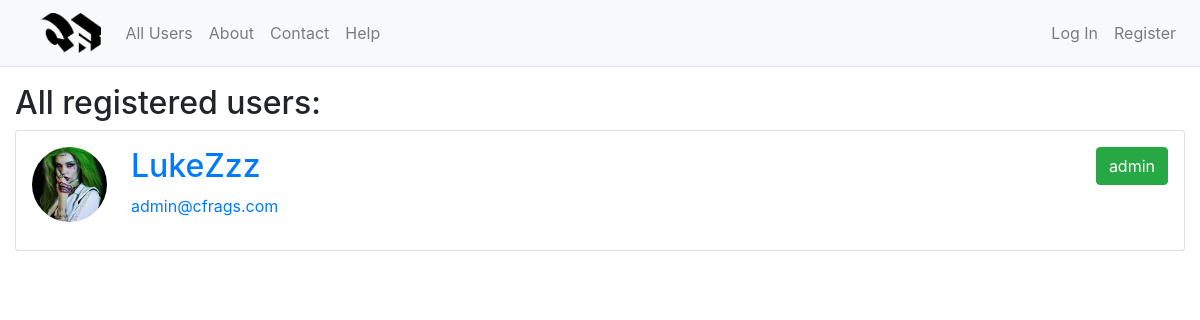
The app's page /allusers, older data.
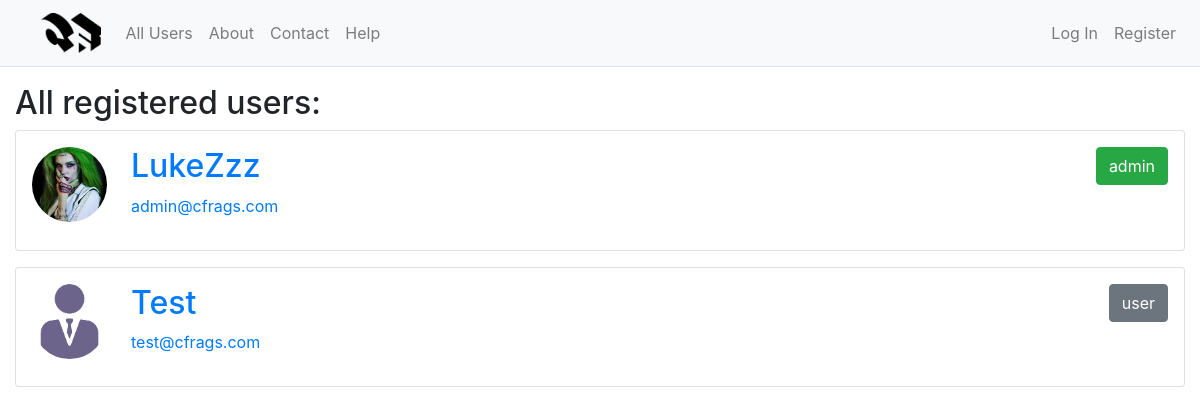
The same page, newer data.
### website/models.py (models this page shows, shortened)
class User(db.Model, UserMixin):
    id = db.Column(db.Integer, primary_key=True)
    username = db.Column(db.String(20), unique=True, nullable=False)
    email = db.Column(db.String(120), unique=True, nullable=False)
    image_file = db.Column(db.String(20), nullable=False, default='default.jpg')
    password = db.Column(db.String(60), nullable=False)
    posts = db.relationship('Post', backref='author', lazy=True)
    liked_comments = db.relationship('CommentLike', backref='user', lazy=True)
    liked_posts = db.relationship('PostLike', backref='user', lazy=True)

### website/users/routes.py (the view)
@users.route("/allusers")
def all_users():
    users = User.query.all()
    if users:
        return render_template("users.html", users=users)
    else:
        flash('There are no users registered!', 'warning')
        return redirect(url_for('main.home'))

### website/templates/users.html (shortened to what this page needs)
{% extends "layout.html" %}
{% block content %}
<div class="col-12">
  <h2>All registered users:</h2>
  {% for user in users %}
	<div class="card w-100 mb-3 p-3">
      <div class="media">
        <img style="height:75px;width:75px;object-fit:cover;" class="rounded-circle account-img mr-4" src="{{ url_for('static', filename='profile_pics/' + user.image_file) }}">
        <div class="media-body h-100">
          <h2 class="account-heading"><a href="{{ url_for('users.user', username=user.username) }}">{{ user.username }}</a></h2>
          <p class="text-secondary">
            <a href="mailto:user.email">{{ user.email }}</a>
          </p>
        </div>
		{% if user.id == 1%}
			<div class="btn btn-success">admin</div>
		{% else %}
			<div class="btn btn-secondary ml-3">user</div>
		{% endif %}
      </div>
    </div>
  {% endfor %}
</div>
{% endblock content %}

Row changes from the older to the newer data that the page shows:
added User: image_file (picture), username "Test", email "test@cfrags.com"
